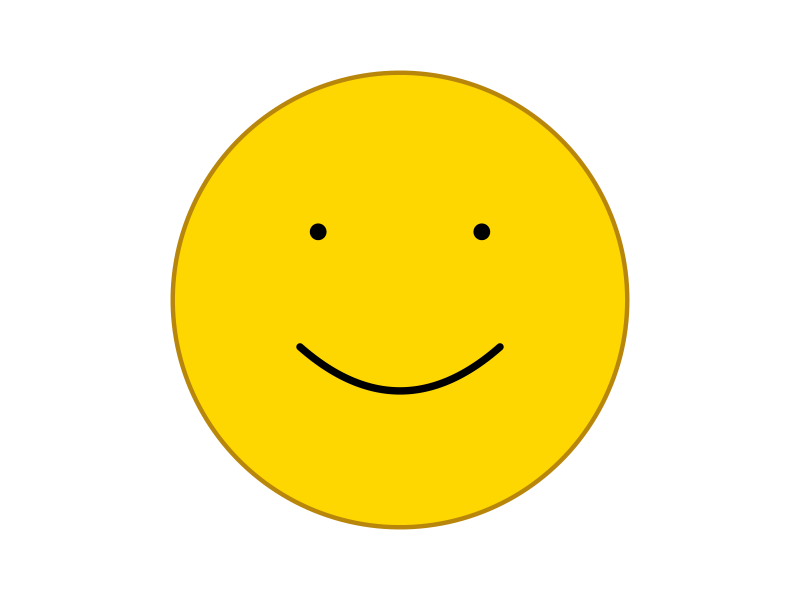

Write the R code that produced this figure.
library(ggplot2)

# 1. Generate a true mathematical circle for the head (radius = 0.5)
theta <- seq(0, 2*pi, length.out = 200)
head_circle <- data.frame(
  x = 0.5 * cos(theta),
  y = 0.5 * sin(theta)
)

# 2. Position the eyes safely inside the 0.5 radius
eyes <- data.frame(
  x = c(-0.18, 0.18), 
  y = c(0.15, 0.15)
)

# 3. Create a perfect upward arc for the smile
smile <- data.frame(
  x = seq(-0.22, 0.22, length.out = 100)
)
# Using a parabola that stays beautifully in the lower-middle half of the head
smile$y <- -0.2 + 2.0 * (smile$x)^2

# Plot the face
ggplot() +
  # Head: Filled polygon so it scales perfectly with coordinates
  geom_polygon(data = head_circle, aes(x, y), fill = "gold", color = "darkgoldenrod", linewidth = 1.5) +
  # Eyes
  geom_point(data = eyes, aes(x, y), size = 5, color = "black") +
  # Smile
  geom_line(data = smile, aes(x, y), linewidth = 2.5, color = "black", lineend = "round") +
  # Keep proportions locked and clear the background grids
  coord_fixed(xlim = c(-0.6, 0.6), ylim = c(-0.6, 0.6)) +
  theme_void()
